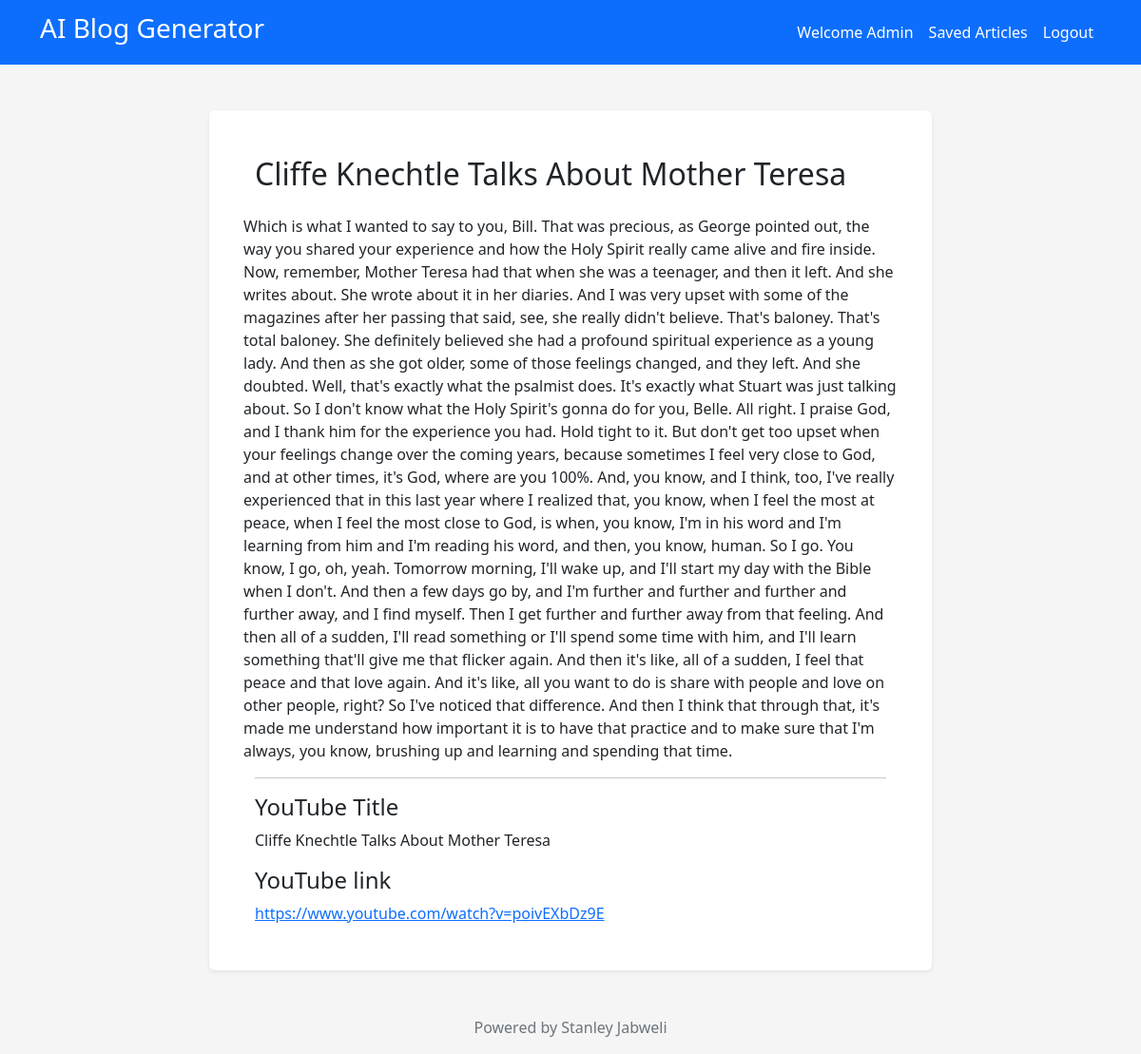
Page /article/1/ (signed in) on the committed database.
### blog_generator/models.py (models this page shows, shortened)
class BlogPost(models.Model):
    user = models.ForeignKey(User, on_delete=models.CASCADE)
    youtube_title = models.CharField(max_length=300)
    youtube_link = models.URLField()
    content = models.TextField()
    created_at = models.DateTimeField(auto_now_add=True)

### blog_generator/views.py (the view)
# urls.py: path("article/<int:pk>/", views.blog_details, name="blog_details"),
@login_required
def blog_details(request, pk):
    article = BlogPost.objects.get(id=pk)
    if article.user == request.user:
        return render(request, "single-blog.html", {"article": article})
    else:
        return redirect("/")

### templates/single-blog.html (shortened to what this page needs)
{% load static %}
<!DOCTYPE html>
<html lang="en">
  <head>
    <link rel="stylesheet" href="{% static 'assets/css/bootstrap.min.css' %}" />
  </head>
  <body style="background-color: #f5f5f5">
    <nav
      class="navbar navbar-expand-md bg-primary navbar-dark"
      aria-label="Navbar"
    >
      <div class="container">
        <a class="navbar-brand col-lg-3 me-0" href="/">
          <h3>AI Blog Generator</h3>
        </a>
        <div class="collapse navbar-collapse" id="navbarsExample11">
          <ul class="navbar-nav col-lg-12 justify-content-lg-end">
            <li class="nav-item">
              <a class="nav-link active" aria-current="page" href="#"
                >Welcome {{user.username}}</a
              >
            </li>
            <li class="nav-item">
              <a class="nav-link active" href="/blog-list">Saved Articles</a>
            </li>
            <li class="nav-item">
              <a class="nav-link active" href="/logout">Logout</a>
            </li>
          </ul>
        </div>
      </div>
    </nav>
    <main>
      <div class="container">
        <div class="row">
          <div
            class="col-md-8 mx-auto shadow-sm py-4 py-lg-5 px-3 px-lg-5 mt-5 rounded-2 bg-white"
          >
            <div class="mb-4">
              <h2>{{article.youtube_title}}</h2>
            </div>
            <div class="row">{{article.content}}</div>
            <hr />
            <div class="mb-3">
              <h4>YouTube Title</h4>
              <p>{{article.youtube_title}}</p>
            </div>
            <div>
              <h4>YouTube link</h4>
              <a href="{{article.youtube_link}}">{{article.youtube_link}}</a>
            </div>
          </div>
        </div>
      </div>
    </main>
    <footer class="mt-5 text-center text-secondary">
      <p>Powered by Stanley Jabweli</p>
    </footer>
  </body>
</html>

### rows in the picture
BlogPost: youtube_title "Cliffe Knechtle Talks About Mother Teresa", content "Which is what I wanted to say to you, Bill. That was precious, as George pointed out, the way you shared your experience and how the Holy Spirit really came alive and fire inside. Now, remember, Mother Teresa had that when she was a teenager, and then it left. And she writes about. She wrote about it in her diaries. And I was very upset with some of the magazines after her passing that said, see, she really didn't believe. That's baloney. That's total baloney. She definitely believed she had a profound spiritual experience as a young lady. And then as she got older, some of those feelings changed, and they left. And she doubted. Well, that's exactly what the psalmist does. It's exactly what…", youtube_link "https://www.youtube.com/watch?v=poivEXbDz9E"

### other values in the picture
{{ user.username }} "Admin"
